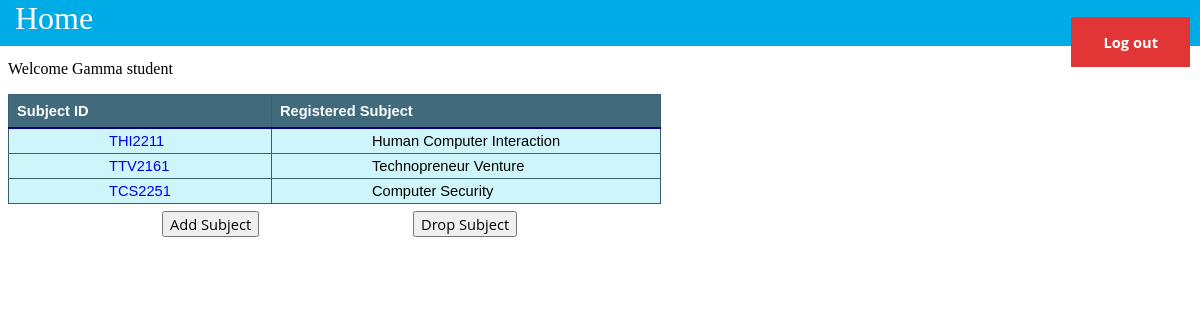
Screenshot of /index.php (signed in) with the database file from the repository.
### tables this page shows
CREATE TABLE `student_subject` (
  `StudentID` varchar(10) NOT NULL,
  `SubjectID` varchar(7) NOT NULL
);

CREATE TABLE `subject` (
  `ID` varchar(7) NOT NULL,
  `Name` varchar(50) NOT NULL,
  `YearOffered` int(1) NOT NULL
);

### index.php (the view, shortened to what this page needs)
<?php
  include './database_conn.php';
?>
<!DOCTYPE html>
<html>
  <head>
    <link rel="stylesheet" type="text/css" href="./beauty.css">
  </head>
  <body>
    <div class="top" >
      <h class= "title">Home</h>
      <input type="button" class= "logout topRight" onclick="window.location='./logout.php'" value="Log out">
    </div>
    <?php
      print("<br><br><p>Welcome " . $_SESSION['name'] . "</p>");
      $sth = $database->prepare("SELECT student_subject.SubjectID, subject.Name FROM subject, student_subject WHERE
                            student_subject.StudentID = " . $_SESSION['id'] . " AND
                            student_subject.SubjectID = subject.ID;");
      $sth->execute();
      $sth->bind_result($SubjectID,$SubjectName);
      $noEnroll = "";
      $noDrop = "disabled";
      if ($sth->fetch()) {
        print("<table class=table1>");
        print("<tr><th>Subject ID</th><th>Registered Subject</th></tr>");
        print("<tr>
               <td><a href='./subject_info.php?subject=$SubjectID&path=index'>$SubjectID</a></td><td>$SubjectName</td>
               </tr>");
        while ($sth->fetch()) {
          print("<tr>
                 <td><a href='./subject_info.php?subject=$SubjectID&path=index'>$SubjectID</a></td><td>$SubjectName</td>
                 </tr>");
        }
        print"</table>";
        $noDrop = "";
      } else
        print("You have not enrolled in any of the subjects");
      print("   <form action='./add_subject.php 'class=button >
                  <input type='submit' value='Add Subject' $noEnroll style='float: left'; >
                 </form>
                 <form action='./drop_subject.php' class=button>
                  <input type='submit' value='Drop Subject' $noDrop>
                 </form>
            ");
      ?>
  </body>
</html>

### beauty.css (style rules this page uses)
.top { top: 0; left: 0; width: 100%; height: 2.9em; position: fixed; background-color: #00ace6; }
.title { font-family: Tahoma; font-size: 2em; color: #fff; padding: 5px 10px 5px 15px; }
.table1, td, th { border: solid 1px #3a6070; border-collapse: collapse; font-family:Arial,sans-serif; font-size: 11pt; }
.table1 th { text-align: left; border-bottom: solid 2px darkblue; background-color: #416b7d; color: white; padding: 8px; }
.table1 td { padding: 4px 100px; background-color: #cef5f9; }
a { text-decoration: none; }
input[type="submit"] { margin-top: 5pt; margin-left: 13%; margin-bottom: 30pt; font-size: 11pt; font-family: 'Open Sans', sans-serif; }
input[type="button"] { margin-top: 5pt; margin-left: 13%; font-size: 11pt;; font-family: 'Open Sans', sans-serif; }
.logout { background: rgba(226,54,54,1); border: none; color: white; padding: 15px 32px; font-family: Arial; font-size: 16px; font-weight: bold; text-align: center; cursor: pointer; }
.topRight { position: fixed; top: 10px; right: 10px; }

### rows the page displays
student_subject: SubjectID "THI2211"
subject: Name "Human Computer Interaction"
student_subject: SubjectID "TTV2161", SubjectID.Name "Technopreneur Venture"
student_subject: SubjectID "TCS2251", SubjectID.Name "Computer Security"

### other values shown
$_SESSION['name'] "Gamma student"
